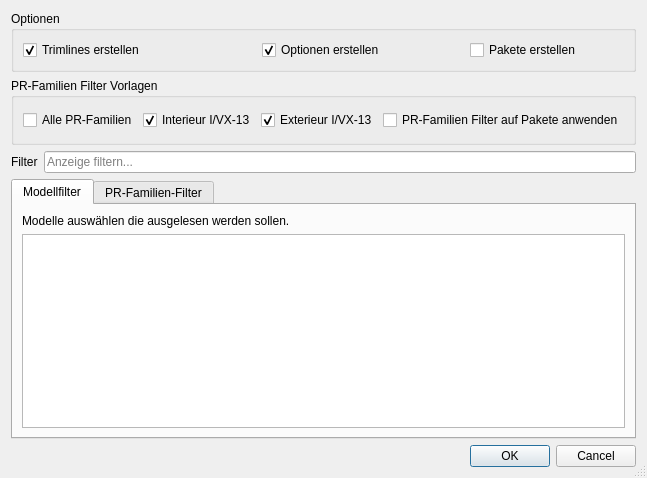
<?xml version="1.0" encoding="UTF-8"?>
<ui version="4.0">
 <class>VPlus_dialog</class>
 <widget class="QDialog" name="VPlus_dialog">
  <property name="windowTitle">
   <string>V-Plus Browser Leseoptionen</string>
  </property>
  <property name="windowIcon">
   <iconset resource="res/gui_resource.qrc">
    <normaloff>:/type/excel.png</normaloff>:/type/excel.png</iconset>
  </property>
  <property name="sizeGripEnabled">
   <bool>true</bool>
  </property>
  <layout class="QVBoxLayout" name="verticalLayout">
   <item>
    <widget class="QGroupBox" name="option_box">
     <property name="title">
      <string>Optionen</string>
     </property>
     <layout class="QHBoxLayout" name="horizontalLayout_3">
      <property name="spacing">
       <number>5</number>
      </property>
      <property name="leftMargin">
       <number>9</number>
      </property>
      <property name="topMargin">
       <number>9</number>
      </property>
      <property name="rightMargin">
       <number>9</number>
      </property>
      <property name="bottomMargin">
       <number>9</number>
      </property>
      <item alignment="Qt::AlignLeft">
       <widget class="QCheckBox" name="check_read_trim">
        <property name="text">
         <string>Trimlines erstellen</string>
        </property>
        <property name="icon">
         <iconset resource="res/gui_resource.qrc">
          <normaloff>:/type/car.png</normaloff>:/type/car.png</iconset>
        </property>
        <property name="checked">
         <bool>true</bool>
        </property>
       </widget>
      </item>
      <item alignment="Qt::AlignHCenter">
       <widget class="QCheckBox" name="check_read_options">
        <property name="text">
         <string>Optionen erstellen</string>
        </property>
        <property name="icon">
         <iconset resource="res/gui_resource.qrc">
          <normaloff>:/type/options.png</normaloff>:/type/options.png</iconset>
        </property>
        <property name="checked">
         <bool>true</bool>
        </property>
       </widget>
      </item>
      <item alignment="Qt::AlignHCenter">
       <widget class="QCheckBox" name="check_read_packages">
        <property name="sizePolicy">
         <sizepolicy hsizetype="Preferred" vsizetype="Fixed">
          <horstretch>0</horstretch>
          <verstretch>0</verstretch>
         </sizepolicy>
        </property>
        <property name="text">
         <string>Pakete erstellen</string>
        </property>
        <property name="icon">
         <iconset resource="res/gui_resource.qrc">
          <normaloff>:/type/pkg.png</normaloff>:/type/pkg.png</iconset>
        </property>
       </widget>
      </item>
     </layout>
    </widget>
   </item>
   <item>
    <widget class="QGroupBox" name="family_box">
     <property name="title">
      <string>PR-Familien Filter Vorlagen</string>
     </property>
     <layout class="QHBoxLayout" name="horizontalLayout_2">
      <property name="spacing">
       <number>5</number>
      </property>
      <property name="leftMargin">
       <number>9</number>
      </property>
      <property name="topMargin">
       <number>9</number>
      </property>
      <property name="rightMargin">
       <number>9</number>
      </property>
      <property name="bottomMargin">
       <number>9</number>
      </property>
      <item>
       <widget class="QCheckBox" name="btn_filter_all">
        <property name="text">
         <string>Alle PR-Familien</string>
        </property>
        <property name="checkable">
         <bool>true</bool>
        </property>
       </widget>
      </item>
      <item>
       <widget class="QCheckBox" name="btn_filter_int">
        <property name="text">
         <string>Interieur I/VX-13</string>
        </property>
        <property name="checkable">
         <bool>true</bool>
        </property>
        <property name="checked">
         <bool>true</bool>
        </property>
       </widget>
      </item>
      <item>
       <widget class="QCheckBox" name="btn_filter_ext">
        <property name="text">
         <string>Exterieur I/VX-13</string>
        </property>
        <property name="checkable">
         <bool>true</bool>
        </property>
        <property name="checked">
         <bool>true</bool>
        </property>
       </widget>
      </item>
      <item>
       <widget class="QCheckBox" name="check_pr_fam_filter_packages">
        <property name="sizePolicy">
         <sizepolicy hsizetype="Preferred" vsizetype="Fixed">
          <horstretch>0</horstretch>
          <verstretch>0</verstretch>
         </sizepolicy>
        </property>
        <property name="minimumSize">
         <size>
          <width>158</width>
          <height>26</height>
         </size>
        </property>
        <property name="text">
         <string>PR-Familien Filter auf Pakete anwenden</string>
        </property>
        <property name="icon">
         <iconset resource="res/gui_resource.qrc">
          <normaloff>:/type/pkg.png</normaloff>:/type/pkg.png</iconset>
        </property>
       </widget>
      </item>
     </layout>
    </widget>
   </item>
   <item>
    <layout class="QHBoxLayout" name="horizontalLayout_4">
     <item>
      <widget class="QLabel" name="label_filter_Models">
       <property name="text">
        <string>Filter</string>
       </property>
      </widget>
     </item>
     <item>
      <widget class="QLineEdit" name="lineEdit_filter">
       <property name="placeholderText">
        <string>Anzeige filtern...</string>
       </property>
      </widget>
     </item>
    </layout>
   </item>
   <item>
    <widget class="QTabWidget" name="tabWidget_Excel">
     <property name="currentIndex">
      <number>0</number>
     </property>
     <widget class="QWidget" name="tab_models">
      <attribute name="icon">
       <iconset resource="res/gui_resource.qrc">
        <normaloff>:/type/car.png</normaloff>:/type/car.png</iconset>
      </attribute>
      <attribute name="title">
       <string>Modellfilter</string>
      </attribute>
      <layout class="QVBoxLayout" name="verticalLayout_3">
       <item>
        <widget class="QLabel" name="label_Models">
         <property name="text">
          <string>Modelle auswählen die ausgelesen werden sollen.</string>
         </property>
        </widget>
       </item>
       <item>
        <widget class="QTreeView" name="treeView_Models">
         <property name="editTriggers">
          <set>QAbstractItemView::NoEditTriggers</set>
         </property>
         <property name="showDropIndicator" stdset="0">
          <bool>false</bool>
         </property>
         <property name="alternatingRowColors">
          <bool>true</bool>
         </property>
         <property name="selectionMode">
          <enum>QAbstractItemView::ExtendedSelection</enum>
         </property>
         <property name="selectionBehavior">
          <enum>QAbstractItemView::SelectRows</enum>
         </property>
        </widget>
       </item>
      </layout>
     </widget>
     <widget class="QWidget" name="tab_pr_family">
      <attribute name="icon">
       <iconset resource="res/gui_resource.qrc">
        <normaloff>:/type/options.png</normaloff>:/type/options.png</iconset>
      </attribute>
      <attribute name="title">
       <string>PR-Familien-Filter</string>
      </attribute>
      <layout class="QVBoxLayout" name="verticalLayout_2">
       <item>
        <widget class="QLabel" name="label">
         <property name="text">
          <string>PR Familien auswählen die ausgelesen werden sollen.</string>
         </property>
        </widget>
       </item>
       <item>
        <widget class="QTreeView" name="treeView_PrFam">
         <property name="editTriggers">
          <set>QAbstractItemView::NoEditTriggers</set>
         </property>
         <property name="showDropIndicator" stdset="0">
          <bool>false</bool>
         </property>
         <property name="alternatingRowColors">
          <bool>true</bool>
         </property>
         <property name="selectionMode">
          <enum>QAbstractItemView::ExtendedSelection</enum>
         </property>
         <property name="selectionBehavior">
          <enum>QAbstractItemView::SelectRows</enum>
         </property>
        </widget>
       </item>
      </layout>
     </widget>
    </widget>
   </item>
   <item>
    <widget class="QDialogButtonBox" name="buttonBox">
     <property name="orientation">
      <enum>Qt::Horizontal</enum>
     </property>
     <property name="standardButtons">
      <set>QDialogButtonBox::Cancel|QDialogButtonBox::Ok</set>
     </property>
    </widget>
   </item>
  </layout>
 </widget>
 <resources>
  <include location="res/gui_resource.qrc"/>
 </resources>
 <connections>
  <connection>
   <sender>buttonBox</sender>
   <signal>accepted()</signal>
   <receiver>VPlus_dialog</receiver>
   <slot>accept()</slot>
   <hints>
    <hint type="sourcelabel">
     <x>274</x>
     <y>813</y>
    </hint>
    <hint type="destinationlabel">
     <x>157</x>
     <y>274</y>
    </hint>
   </hints>
  </connection>
  <connection>
   <sender>buttonBox</sender>
   <signal>rejected()</signal>
   <receiver>VPlus_dialog</receiver>
   <slot>reject()</slot>
   <hints>
    <hint type="sourcelabel">
     <x>342</x>
     <y>813</y>
    </hint>
    <hint type="destinationlabel">
     <x>286</x>
     <y>274</y>
    </hint>
   </hints>
  </connection>
 </connections>
</ui>
